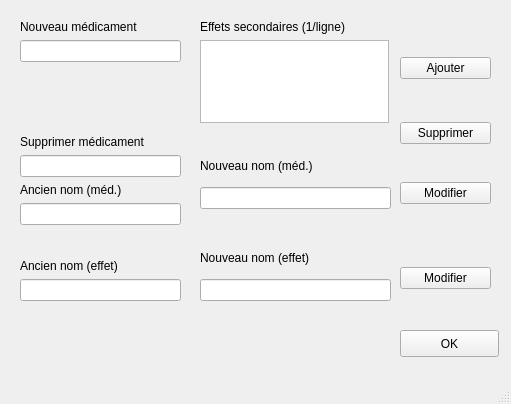
<?xml version="1.0" encoding="UTF-8"?>
<ui version="4.0">
 <class>Modifier</class>
 <widget class="QMainWindow" name="Modifier">
  <property name="geometry">
   <rect>
    <x>0</x>
    <y>0</y>
    <width>511</width>
    <height>404</height>
   </rect>
  </property>
  <property name="windowTitle">
   <string>MainWindow</string>
  </property>
  <widget class="QWidget" name="centralwidget">
   <widget class="QWidget" name="">
    <property name="geometry">
     <rect>
      <x>20</x>
      <y>20</y>
      <width>161</width>
      <height>281</height>
     </rect>
    </property>
    <layout class="QVBoxLayout" name="verticalLayout">
     <item>
      <widget class="QLabel" name="label">
       <property name="text">
        <string>Nouveau médicament</string>
       </property>
      </widget>
     </item>
     <item>
      <widget class="QLineEdit" name="lineEdit"/>
     </item>
     <item>
      <spacer name="verticalSpacer_2">
       <property name="orientation">
        <enum>Qt::Vertical</enum>
       </property>
       <property name="sizeHint" stdset="0">
        <size>
         <width>20</width>
         <height>40</height>
        </size>
       </property>
      </spacer>
     </item>
     <item>
      <spacer name="verticalSpacer_3">
       <property name="orientation">
        <enum>Qt::Vertical</enum>
       </property>
       <property name="sizeHint" stdset="0">
        <size>
         <width>20</width>
         <height>40</height>
        </size>
       </property>
      </spacer>
     </item>
     <item>
      <spacer name="verticalSpacer">
       <property name="orientation">
        <enum>Qt::Vertical</enum>
       </property>
       <property name="sizeHint" stdset="0">
        <size>
         <width>20</width>
         <height>40</height>
        </size>
       </property>
      </spacer>
     </item>
     <item>
      <widget class="QLabel" name="label_2">
       <property name="text">
        <string>Supprimer médicament</string>
       </property>
      </widget>
     </item>
     <item>
      <widget class="QLineEdit" name="lineEdit_3"/>
     </item>
     <item>
      <widget class="QLabel" name="label_3">
       <property name="text">
        <string>Ancien nom (méd.)</string>
       </property>
      </widget>
     </item>
     <item>
      <widget class="QLineEdit" name="lineEdit_4"/>
     </item>
     <item>
      <spacer name="verticalSpacer_4">
       <property name="orientation">
        <enum>Qt::Vertical</enum>
       </property>
       <property name="sizeType">
        <enum>QSizePolicy::Fixed</enum>
       </property>
       <property name="sizeHint" stdset="0">
        <size>
         <width>20</width>
         <height>28</height>
        </size>
       </property>
      </spacer>
     </item>
     <item>
      <widget class="QLabel" name="label_5">
       <property name="text">
        <string>Ancien nom (effet)</string>
       </property>
      </widget>
     </item>
     <item>
      <widget class="QLineEdit" name="lineEdit_6"/>
     </item>
    </layout>
   </widget>
   <widget class="QPushButton" name="pushButton_5">
    <property name="geometry">
     <rect>
      <x>400</x>
      <y>330</y>
      <width>99</width>
      <height>27</height>
     </rect>
    </property>
    <property name="text">
     <string>OK</string>
    </property>
    <property name="autoDefault">
     <bool>true</bool>
    </property>
   </widget>
   <widget class="QWidget" name="">
    <property name="geometry">
     <rect>
      <x>200</x>
      <y>150</y>
      <width>191</width>
      <height>151</height>
     </rect>
    </property>
    <layout class="QVBoxLayout" name="verticalLayout_2">
     <item>
      <widget class="QLabel" name="label_4">
       <property name="text">
        <string>Nouveau nom (méd.)</string>
       </property>
      </widget>
     </item>
     <item>
      <widget class="QLineEdit" name="lineEdit_5"/>
     </item>
     <item>
      <spacer name="verticalSpacer_5">
       <property name="orientation">
        <enum>Qt::Vertical</enum>
       </property>
       <property name="sizeType">
        <enum>QSizePolicy::Fixed</enum>
       </property>
       <property name="sizeHint" stdset="0">
        <size>
         <width>20</width>
         <height>28</height>
        </size>
       </property>
      </spacer>
     </item>
     <item>
      <widget class="QLabel" name="label_6">
       <property name="text">
        <string>Nouveau nom (effet)</string>
       </property>
      </widget>
     </item>
     <item>
      <widget class="QLineEdit" name="lineEdit_7"/>
     </item>
    </layout>
   </widget>
   <widget class="QWidget" name="">
    <property name="geometry">
     <rect>
      <x>400</x>
      <y>20</y>
      <width>91</width>
      <height>291</height>
     </rect>
    </property>
    <layout class="QVBoxLayout" name="verticalLayout_3">
     <item>
      <spacer name="verticalSpacer_9">
       <property name="orientation">
        <enum>Qt::Vertical</enum>
       </property>
       <property name="sizeType">
        <enum>QSizePolicy::Fixed</enum>
       </property>
       <property name="sizeHint" stdset="0">
        <size>
         <width>86</width>
         <height>18</height>
        </size>
       </property>
      </spacer>
     </item>
     <item>
      <widget class="QPushButton" name="pushButton">
       <property name="text">
        <string>Ajouter</string>
       </property>
       <property name="autoDefault">
        <bool>true</bool>
       </property>
      </widget>
     </item>
     <item>
      <spacer name="verticalSpacer_8">
       <property name="orientation">
        <enum>Qt::Vertical</enum>
       </property>
       <property name="sizeType">
        <enum>QSizePolicy::Fixed</enum>
       </property>
       <property name="sizeHint" stdset="0">
        <size>
         <width>86</width>
         <height>18</height>
        </size>
       </property>
      </spacer>
     </item>
     <item>
      <widget class="QPushButton" name="pushButton_2">
       <property name="text">
        <string>Supprimer</string>
       </property>
       <property name="autoDefault">
        <bool>true</bool>
       </property>
      </widget>
     </item>
     <item>
      <spacer name="verticalSpacer_7">
       <property name="orientation">
        <enum>Qt::Vertical</enum>
       </property>
       <property name="sizeType">
        <enum>QSizePolicy::Fixed</enum>
       </property>
       <property name="sizeHint" stdset="0">
        <size>
         <width>20</width>
         <height>13</height>
        </size>
       </property>
      </spacer>
     </item>
     <item>
      <widget class="QPushButton" name="pushButton_3">
       <property name="text">
        <string>Modifier</string>
       </property>
       <property name="autoDefault">
        <bool>true</bool>
       </property>
      </widget>
     </item>
     <item>
      <spacer name="verticalSpacer_6">
       <property name="orientation">
        <enum>Qt::Vertical</enum>
       </property>
       <property name="sizeType">
        <enum>QSizePolicy::Fixed</enum>
       </property>
       <property name="sizeHint" stdset="0">
        <size>
         <width>86</width>
         <height>38</height>
        </size>
       </property>
      </spacer>
     </item>
     <item>
      <widget class="QPushButton" name="pushButton_4">
       <property name="text">
        <string>Modifier</string>
       </property>
       <property name="autoDefault">
        <bool>true</bool>
       </property>
      </widget>
     </item>
    </layout>
   </widget>
   <widget class="QWidget" name="">
    <property name="geometry">
     <rect>
      <x>200</x>
      <y>20</y>
      <width>189</width>
      <height>103</height>
     </rect>
    </property>
    <layout class="QVBoxLayout" name="verticalLayout_4">
     <item>
      <widget class="QLabel" name="label_8">
       <property name="text">
        <string>Effets secondaires (1/ligne)</string>
       </property>
      </widget>
     </item>
     <item>
      <widget class="QTextEdit" name="textEdit"/>
     </item>
    </layout>
   </widget>
  </widget>
  <widget class="QMenuBar" name="menubar">
   <property name="geometry">
    <rect>
     <x>0</x>
     <y>0</y>
     <width>511</width>
     <height>25</height>
    </rect>
   </property>
  </widget>
  <widget class="QStatusBar" name="statusbar"/>
 </widget>
 <tabstops>
  <tabstop>lineEdit</tabstop>
  <tabstop>textEdit</tabstop>
  <tabstop>pushButton</tabstop>
  <tabstop>lineEdit_3</tabstop>
  <tabstop>pushButton_2</tabstop>
  <tabstop>lineEdit_4</tabstop>
  <tabstop>lineEdit_5</tabstop>
  <tabstop>pushButton_3</tabstop>
  <tabstop>lineEdit_6</tabstop>
  <tabstop>lineEdit_7</tabstop>
  <tabstop>pushButton_4</tabstop>
 </tabstops>
 <resources/>
 <connections/>
</ui>
